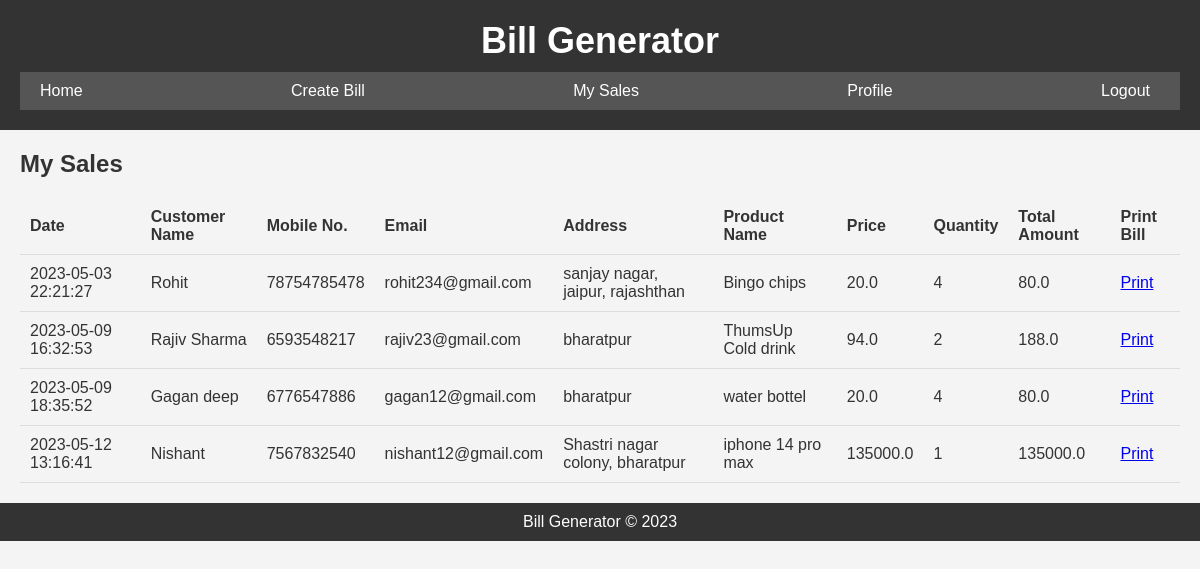
Screenshot of /my_sales (signed in) with the database file from the repository.
### tables this page shows
CREATE TABLE sales
				(
					id INTEGER primary key,
					seller_id INTEGER,
					customer_name TEXT,
					cus_mob TEXT,
					cus_email TEXT,
					cus_address TEXT,
					product TEXT,
					quantity INTEGER,
					price REAL,
					totle_amount Real,
					sale_date TEXT
				);

### app.py (the view)
@app.route('/my_sales',methods=['GET'])
def my_sales():
	msg = True
	email_in_session = session['email']
	seller = seller_data(email_in_session)
	seller_id = int(seller[0][0])
	conn = sqlite3.connect('Database.db')
	cur = conn.cursor()
	cur.execute("SELECT * FROM sales WHERE seller_id = ?",(seller_id,))
	sales_data = cur.fetchall()
	return render_template('mysales.html',sales_data=sales_data, msg=msg)

### app.py (called while the page is built)
def seller_data(email):
	conn = sqlite3.connect('Database.db')
	cur = conn.cursor()
	cur.execute("SELECT * FROM seller WHERE email=?", (email,))
	data = cur.fetchall()
	return data

### templates/mysales.html
{% extends "layout.html" %}
{% block body %}
	<main>
	  <h2>My Sales</h2>
	  <table>
	    <thead>
	      <tr>
	        <th>Date</th>
	        <th>Customer Name</th>
	        <th>Mobile No.</th>
	        <th>Email</th>
	        <th>Address</th>
	        <th>Product Name</th>
	        <th>Price</th>
	        <th>Quantity</th>
	        <th>Total Amount</th>
	        <th>Print Bill</th>
	      </tr>
	    </thead>
	    <tbody>
	      {% for sale in sales_data %}
	      <tr>
	        <td>{{sale[10]}}</td>
	        <td>{{sale[2]}}</td>
	        <td>{{sale[3]}}</td>
	        <td>{{sale[4]}}</td>
	        <td>{{sale[5]}}</td>
	        <td>{{sale[6]}}</td>
	        <td>{{sale[8]}}</td>
	        <td>{{sale[7]}}</td>
	        <td>{{sale[9]}}</td>
	        <td><a href="/printbill/{{sale[0]}}">Print</a></td>
	      </tr>
	      {% endfor %}
	    </tbody>
	  </table>
	</main>
{% endblock %}

### static/style.css (style rules this page uses)
* { box-sizing: border-box; margin: 0; padding: 0; }
body { font-family: Arial, sans-serif; background-color: #f4f4f4; color: #333; }
main { margin: 20px; }
h2 { margin-bottom: 20px; }
table { border-collapse: collapse; width: 100%; margin-top: 20px; }
th, td { padding: 10px; text-align: left; border-bottom: 1px solid #ddd; }

### rows the page displays
sales: sale_date "2023-05-03 22:21:27", customer_name "Rohit", cus_mob "78754785478", cus_email "rohit234@gmail.com", cus_address "sanjay nagar, jaipur, rajashthan", product "Bingo chips", price "20.0", quantity "4", totle_amount "80.0"
sales: sale_date "2023-05-09 16:32:53", customer_name "Rajiv Sharma", cus_mob "6593548217", cus_email "rajiv23@gmail.com", cus_address "bharatpur", product "ThumsUp Cold drink", price "94.0", quantity "2", totle_amount "188.0"
sales: sale_date "2023-05-09 18:35:52", customer_name "Gagan deep", cus_mob "6776547886", cus_email "gagan12@gmail.com", cus_address "bharatpur", product "water bottel", price "20.0", quantity "4", totle_amount "80.0"
sales: sale_date "2023-05-12 13:16:41", customer_name "Nishant", cus_mob "7567832540", cus_email "nishant12@gmail.com", cus_address "Shastri nagar colony, bharatpur", product "iphone 14 pro max", price "135000.0", quantity "1", totle_amount "135000.0"
